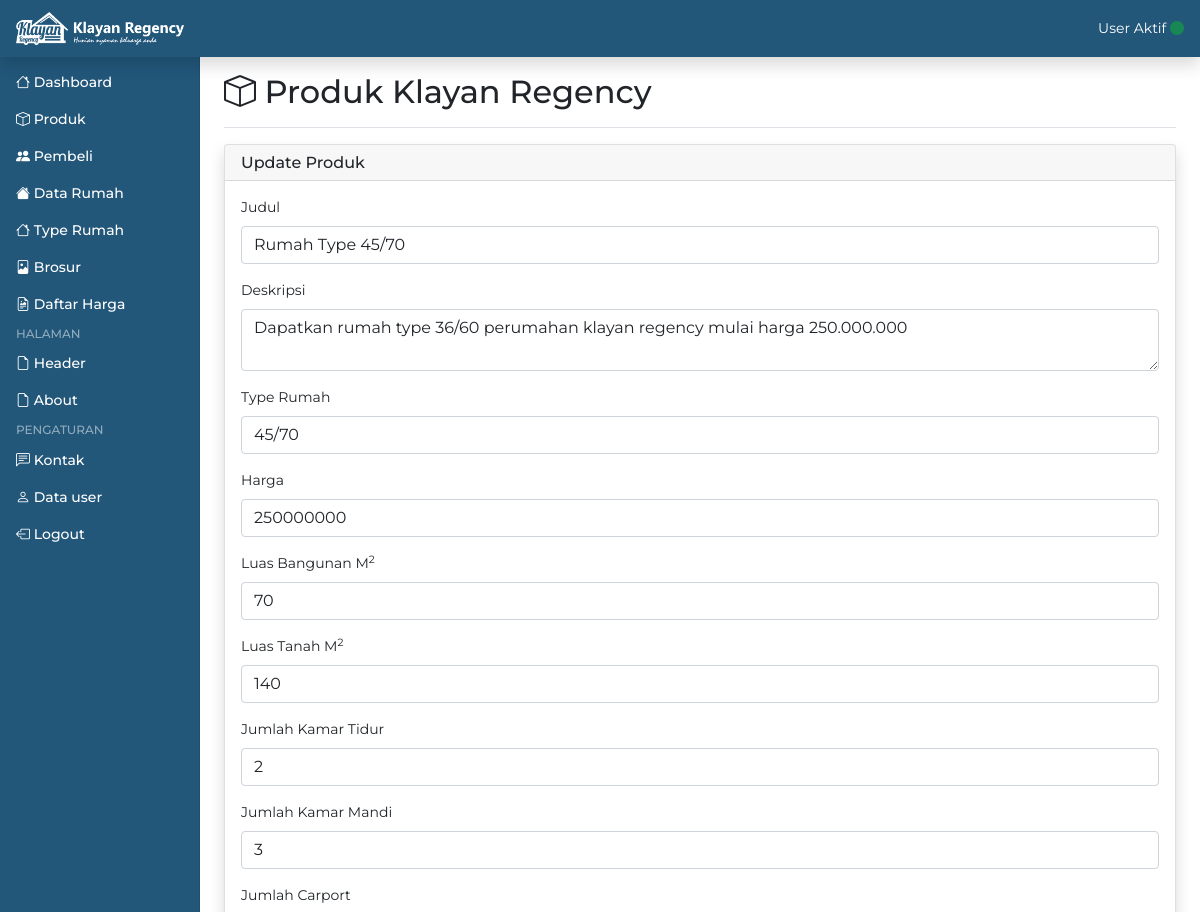
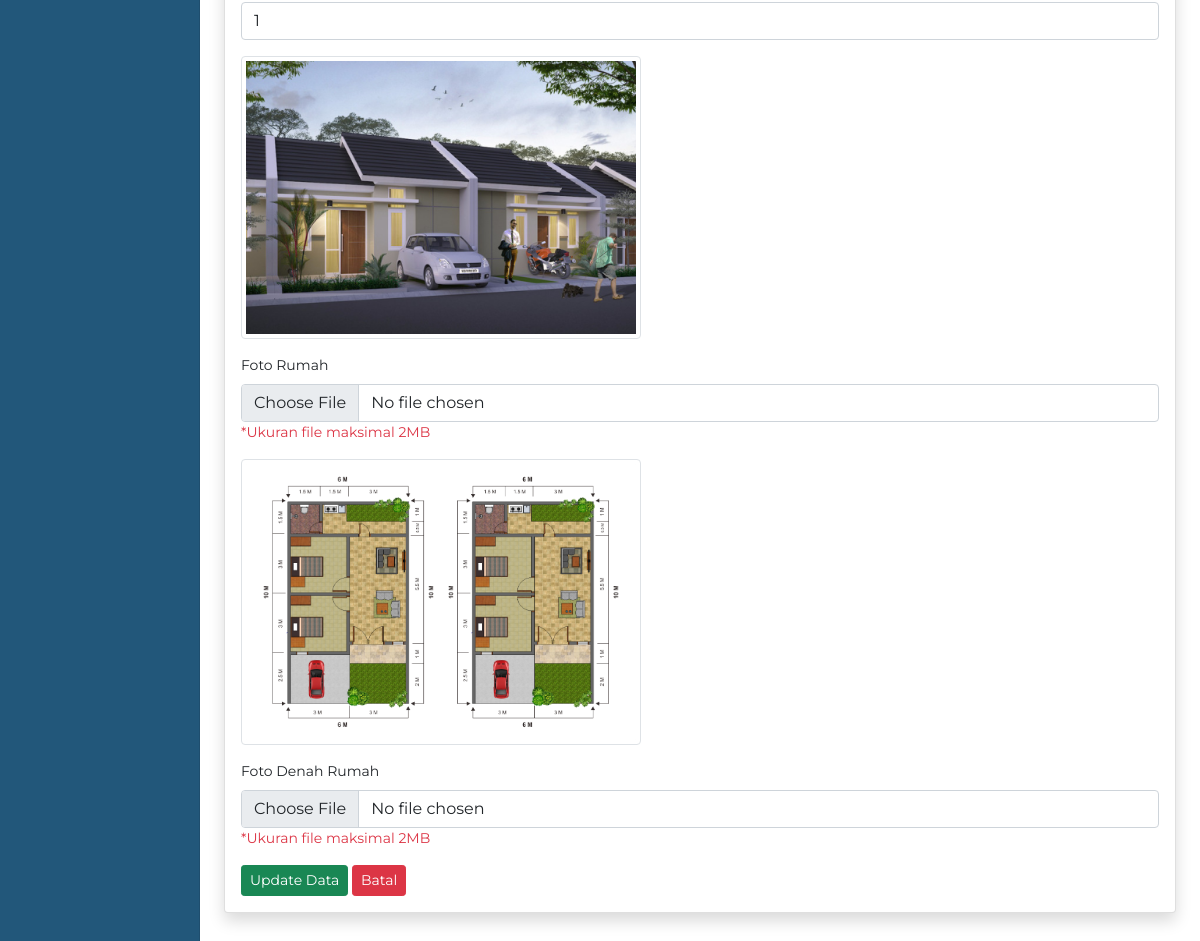
Page /admin/edit_product.php?id_produk=1 (signed in) on the committed database (2 pictures, top to bottom).
### tables this page shows
CREATE TABLE `produk` (
  `id_produk` int(10) NOT NULL,
  `judul` varchar(50) NOT NULL,
  `deskripsi` text NOT NULL,
  `type_rumah` int(10) NOT NULL,
  `harga` varchar(30) NOT NULL,
  `lb` int(10) NOT NULL,
  `lt` int(10) NOT NULL,
  `jumlah_kt` int(10) NOT NULL,
  `jumlah_km` int(10) NOT NULL,
  `carport` int(10) NOT NULL,
  `foto` text NOT NULL,
  `foto_denah` text NOT NULL
);

CREATE TABLE `type` (
  `id` int(10) NOT NULL,
  `type_rumah` varchar(30) NOT NULL
);

### admin/edit_product.php (the view, shortened to what this page needs)
<?php
include 'include/koneksi.php';
$id_produk = $_GET['id_produk'];
$query = mysqli_query($koneksi, "SELECT * FROM produk INNER JOIN type ON produk.type_rumah = type.id WHERE id_produk='$id_produk'");
$row = mysqli_fetch_array($query, MYSQLI_ASSOC);
?>
<!doctype html>
<html lang="en">
  <?php include 'include/head.php'; ?>
  <body>
    <?php include 'include/header.php'; ?>
    <div class="container-fluid">
      <div class="row">
        <?php include 'include/sidebar.php'; ?>
        <main class="col-md-9 ms-sm-auto col-lg-10 px-md-4">
          <div class="d-flex justify-content-between flex-wrap flex-md-nowrap align-items-center pt-3 pb-2 mb-3 border-bottom">
            <h1 class="h2"><i class="bi bi-box"></i> Produk Klayan Regency</h1>
          </div>
          <div class="row mt-3 mb-5">
            <div class="col-md-12">
              <div class="card border-left-primary shadow h-100">
              <h6 class="card-header">Update Produk</h6>
              <div class="card-body">
                <form method="post" enctype="multipart/form-data">
                  <div class="mb-3">
                    <label for="type_rumah" class="form-label">Judul</label>
                    <input type="text" name="judul" class="form-control" value="<?= $row['judul']; ?>">
                  </div>
                  <div class="mb-3">
                    <label for="deskripsi" class="form-label">Deskripsi</label>
                    <textarea name="deskripsi" id="deskripsi" class="form-control" placeholder="Deskripsi"><?= $row['deskripsi']; ?></textarea>
                  </div>
                  <div class="mb-3">
                    <label for="type_rumah" class="form-label">Type Rumah</label>
                    <select name="type_rumah" class="form-control" id="type_rumah">
                      <option value="<?= $row['id']; ?>"><?= $row['type_rumah']; ?></option>
                    </select>
                  </div>
                  <div class="mb-3">
                    <label for="type_rumah" class="form-label">Harga</label>
                    <input type="text" name="harga" class="form-control" value="<?= $row['harga']; ?>">
                  </div>
                  <div class="mb-3">
                    <label for="type_rumah" class="form-label">Luas Bangunan M<sup>2</sup></label>
                    <input type="text" name="lb" class="form-control" value="<?= $row['lb']; ?>">
                  </div>
                  <div class="mb-3">
                    <label for="type_rumah" class="form-label">Luas Tanah M<sup>2</sup></label>
                    <input type="text" name="lt" class="form-control" value="<?= $row['lt']; ?>">
                  </div>
                  <div class="mb-3">
                    <label for="type_rumah" class="form-label">Jumlah Kamar Tidur</label>
                    <input type="text" name="jumlah_kt" class="form-control" value="<?= $row['jumlah_km']; ?>">
                  </div>
                  <div class="mb-3">
                    <label for="type_rumah" class="form-label">Jumlah Kamar Mandi</label>
                    <input type="text" name="jumlah_km" class="form-control" value="<?= $row['jumlah_kt']; ?>">
                  </div>
                  <div class="mb-3">
                    <label for="type_rumah" class="form-label">Jumlah Carport</label>
                    <input type="text" name="carport" class="form-control" value="<?= $row['carport']; ?>">
                  </div>
                  <div class="mb-3">
                    <img src="product_img/<?= $row['foto']; ?>" alt="images" width="400" class="img-thumbnail">
                  </div>
                  <div class="mb-3">
                    <label for="type_rumah" class="form-label">Foto Rumah</label>
                    <input type="file" name="foto" class="form-control">
                    <p class="text-small text-danger">*Ukuran file maksimal 2MB</p>
                  </div>
                  <div class="mb-3">
                    <img src="product_img/<?= $row['foto_denah']; ?>" alt="images" width="400" class="img-thumbnail">
                  </div>
                  <div class="mb-3">
                    <label for="type_rumah" class="form-label">Foto Denah Rumah</label>
                    <input type="file" name="foto_denah" class="form-control">
                    <p class="text-small text-danger">*Ukuran file maksimal 2MB</p>
                  </div>
                  <button type="submit" class="btn btn-sm btn-success" name="update">Update Data</button>
                  <button type="reset" class="btn btn-sm btn-danger">Batal</button>
                </form>
                </div>
              </div>
            </div>
          </div>
        </main>
      </div>
    </div>
  </body>
</html>

### admin/assets/css/style.css (style rules this page uses)
* { font-family: 'Montserrat', sans-serif;; }

### admin/assets/css/dashboard.css (style rules this page uses)
body { font-size: .875rem; }

### rows in the picture
produk: judul "Rumah Type 45/70", deskripsi "Dapatkan rumah type 36/60 perumahan klayan regency mulai harga 250.000.000", type_rumah "45/70", harga "250000000", lb "70", lt "140", jumlah_kt "2", jumlah_km "3", carport "1", foto (picture), foto_denah (picture)
